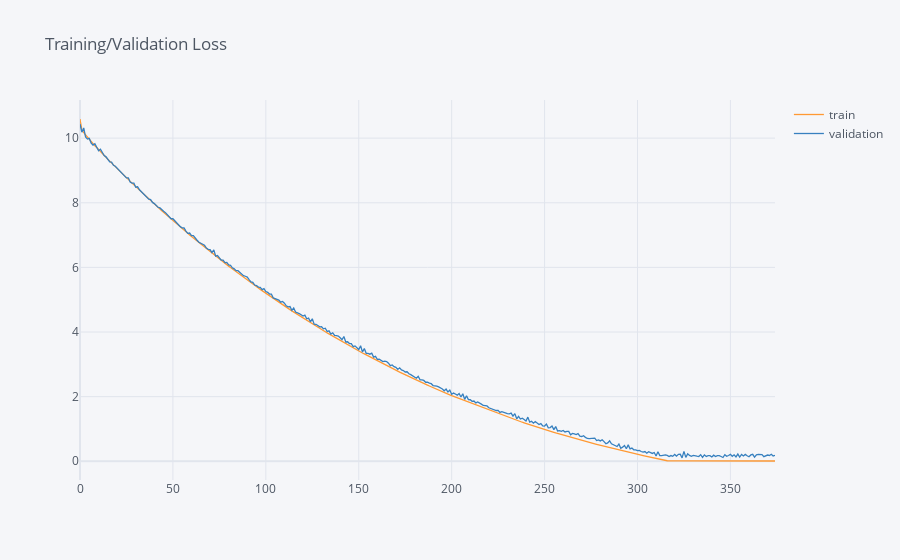
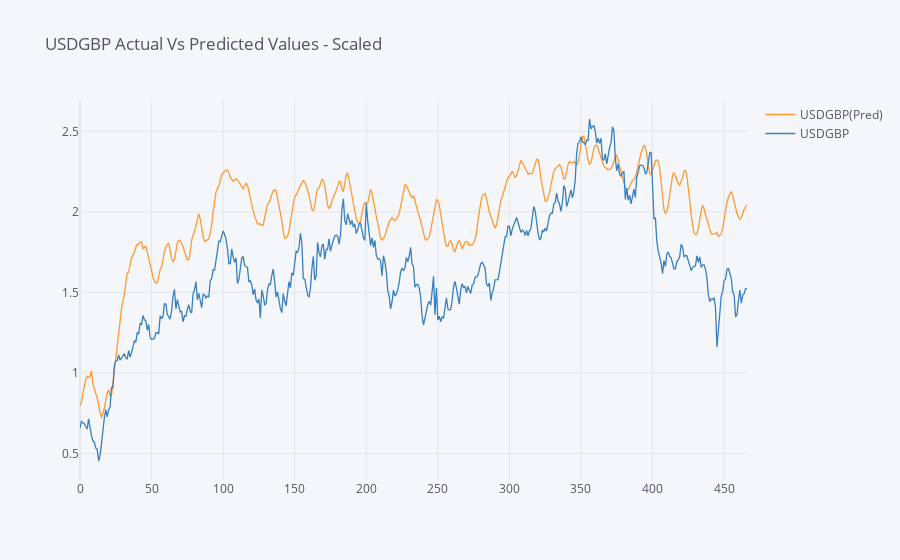
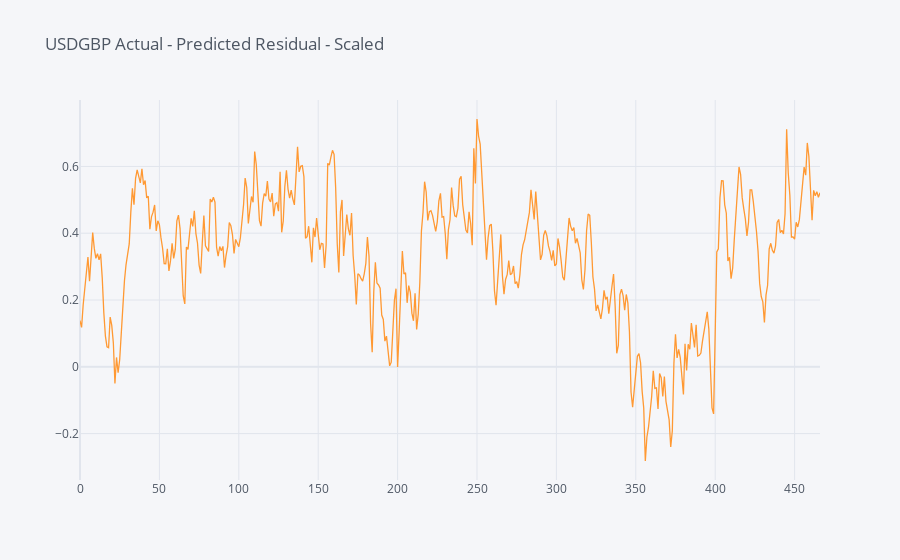

Notebook code cell kept with these figures, in order:
### Markdown cell above
### Evaluate the model

### Code cell
import cufflinks as cf
cf.set_config_file(offline=True)
history = model_2layer.history
# Visualize the training and validation loss
loss_df = pd.DataFrame({'train': history.history['loss'], 'validation': history.history['val_loss']})
loss_df.iplot(title='Training/Validation Loss')
y_pred = model_2layer.predict(X_test_shaped)
result = pd.DataFrame(y_pred)
result.columns = ['USDGBP(Pred)']
result['USDGBP'] = y_test_shaped
result.iplot(title='USDGBP Actual Vs Predicted Values - Scaled')
(result['USDGBP(Pred)'] - result['USDGBP']).iplot(title='USDGBP Actual - Predicted Residual - Scaled')
print(model_2layer.model.metrics_names[1], ':', model_2layer.model.evaluate(X_test_shaped, y_test_shaped, verbose=1)[1])

### Figure 1 — Plotly figure (JSON) as saved in the notebook; plotly's stock layout.template omitted (floating-point values rounded to 4 significant figures; data arrays with more than 128 entries replaced by an {"elided": "..."} marker saying what was removed)
{"data": [{"line": {"color": "rgba(255, 153, 51, 1.0)", "dash": "solid", "shape": "linear", "width": 1.3}, "mode": "lines", "name": "train", "text": "", "type": "scatter", "x": {"elided": "375 int values"}, "y": {"elided": "375 float values"}}, {"line": {"color": "rgba(55, 128, 191, 1.0)", "dash": "solid", "shape": "linear", "width": 1.3}, "mode": "lines", "name": "validation", "text": "", "type": "scatter", "x": {"elided": "375 int values"}, "y": {"elided": "375 float values"}}], "layout": {"autosize": true, "legend": {"bgcolor": "#F5F6F9", "font": {"color": "#4D5663"}}, "paper_bgcolor": "#F5F6F9", "plot_bgcolor": "#F5F6F9", "title": {"font": {"color": "#4D5663"}, "text": "Training/Validation Loss"}, "xaxis": {"autorange": true, "gridcolor": "#E1E5ED", "range": [0, 374], "showgrid": true, "tickfont": {"color": "#4D5663"}, "title": {"font": {"color": "#4D5663"}, "text": ""}, "type": "linear", "zerolinecolor": "#E1E5ED"}, "yaxis": {"autorange": true, "gridcolor": "#E1E5ED", "range": [-0.5797, 11.18], "showgrid": true, "tickfont": {"color": "#4D5663"}, "title": {"font": {"color": "#4D5663"}, "text": ""}, "type": "linear", "zerolinecolor": "#E1E5ED"}}}

### Figure 2 — Plotly figure (JSON) as saved in the notebook; plotly's stock layout.template omitted (floating-point values rounded to 4 significant figures; data arrays with more than 128 entries replaced by an {"elided": "..."} marker saying what was removed)
{"data": [{"line": {"color": "rgba(255, 153, 51, 1.0)", "dash": "solid", "shape": "linear", "width": 1.3}, "mode": "lines", "name": "USDGBP(Pred)", "text": "", "type": "scatter", "x": {"elided": "467 int values"}, "y": {"elided": "467 float values"}}, {"line": {"color": "rgba(55, 128, 191, 1.0)", "dash": "solid", "shape": "linear", "width": 1.3}, "mode": "lines", "name": "USDGBP", "text": "", "type": "scatter", "x": {"elided": "467 int values"}, "y": {"elided": "467 float values"}}], "layout": {"autosize": true, "legend": {"bgcolor": "#F5F6F9", "font": {"color": "#4D5663"}}, "paper_bgcolor": "#F5F6F9", "plot_bgcolor": "#F5F6F9", "title": {"font": {"color": "#4D5663"}, "text": "USDGBP Actual Vs Predicted Values - Scaled"}, "xaxis": {"autorange": true, "gridcolor": "#E1E5ED", "range": [0, 466], "showgrid": true, "tickfont": {"color": "#4D5663"}, "title": {"font": {"color": "#4D5663"}, "text": ""}, "type": "linear", "zerolinecolor": "#E1E5ED"}, "yaxis": {"autorange": true, "gridcolor": "#E1E5ED", "range": [0.3354, 2.695], "showgrid": true, "tickfont": {"color": "#4D5663"}, "title": {"font": {"color": "#4D5663"}, "text": ""}, "type": "linear", "zerolinecolor": "#E1E5ED"}}}

### Figure 3 — Plotly figure (JSON) as saved in the notebook; plotly's stock layout.template omitted (floating-point values rounded to 4 significant figures; data arrays with more than 128 entries replaced by an {"elided": "..."} marker saying what was removed)
{"data": [{"line": {"color": "rgba(255, 153, 51, 1.0)", "dash": "solid", "shape": "linear", "width": 1.3}, "mode": "lines", "name": "None", "text": "", "type": "scatter", "x": {"elided": "467 int values"}, "y": {"elided": "467 float values"}}], "layout": {"autosize": true, "legend": {"bgcolor": "#F5F6F9", "font": {"color": "#4D5663"}}, "paper_bgcolor": "#F5F6F9", "plot_bgcolor": "#F5F6F9", "title": {"font": {"color": "#4D5663"}, "text": "USDGBP Actual - Predicted Residual - Scaled"}, "xaxis": {"autorange": true, "gridcolor": "#E1E5ED", "range": [0, 466], "showgrid": true, "tickfont": {"color": "#4D5663"}, "title": {"font": {"color": "#4D5663"}, "text": ""}, "type": "linear", "zerolinecolor": "#E1E5ED"}, "yaxis": {"autorange": true, "gridcolor": "#E1E5ED", "range": [-0.339, 0.7989], "showgrid": true, "tickfont": {"color": "#4D5663"}, "title": {"font": {"color": "#4D5663"}, "text": ""}, "type": "linear", "zerolinecolor": "#E1E5ED"}}}
